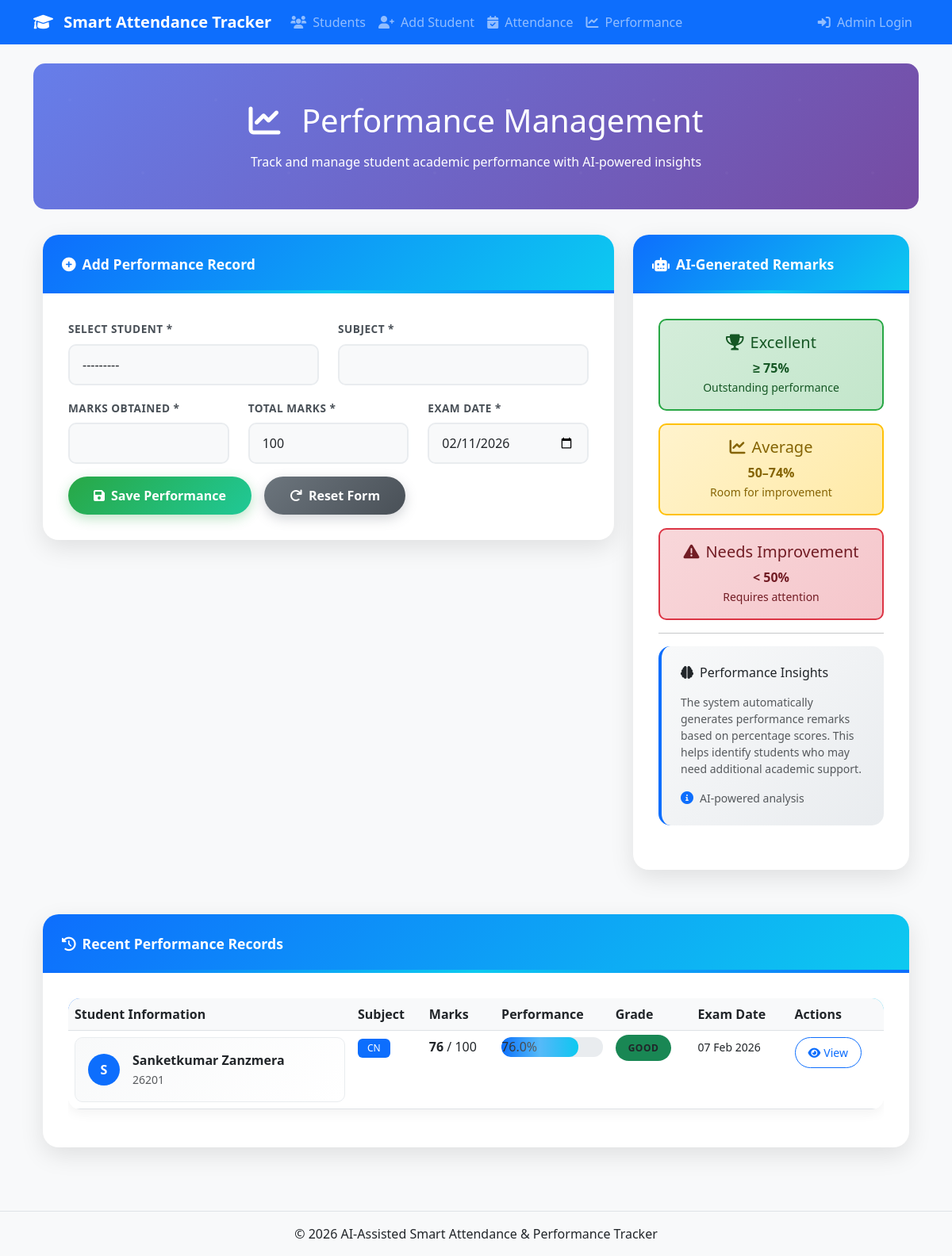
The page /students/performance/ on the database its author committed.
### students/models.py (models this page shows, shortened)
class Student(models.Model):
    GENDER_CHOICES = [
        ('M', 'Male'),
        ('F', 'Female'),
        ('O', 'Other'),
    ]
    BLOOD_GROUP_CHOICES = [
        ('A+', 'A+'),
        ('A-', 'A-'),
        ('B+', 'B+'),
        ('B-', 'B-'),
        ('AB+', 'AB+'),
        ('AB-', 'AB-'),
        ('O+', 'O+'),
        ('O-', 'O-'),
    ]
    PROGRAM_CHOICES = [
        ('MCA', 'Master of Computer Applications'),
        ('MScIT', 'Master of Science in Information Technology'),
        ('BCA', 'Bachelor of Computer Applications'),
        ('PGDCA', 'Post Graduate Diploma in Computer Applications'),
    ]
    SEMESTER_CHOICES = [
        (1, 'Semester 1'),
        (2, 'Semester 2'),
        (3, 'Semester 3'),
        (4, 'Semester 4'),
        (5, 'Semester 5'),
        (6, 'Semester 6'),
    ]
    first_name = models.CharField(max_length=50)
    last_name = models.CharField(max_length=50)
    date_of_birth = models.DateField()
    gender = models.CharField(max_length=1, choices=GENDER_CHOICES)
    phone_number = models.CharField(max_length=15, help_text="Include country code")
    personal_email = models.EmailField(max_length=100, help_text="Personal email address")
    address = models.TextField()
    city = models.CharField(max_length=50)
    state = models.CharField(max_length=50)
    postal_code = models.CharField(max_length=10)
    country = models.CharField(max_length=50, default='India')
    program = models.CharField(max_length=10, choices=PROGRAM_CHOICES)
    semester = models.IntegerField(choices=SEMESTER_CHOICES)
    blood_group = models.CharField(max_length=3, choices=BLOOD_GROUP_CHOICES, blank=True, null=True)
    emergency_contact_name = models.CharField(max_length=100)
    emergency_contact_relation = models.CharField(max_length=50)
    emergency_contact_phone = models.CharField(max_length=15)
    student_id = models.CharField(max_length=10, unique=True, editable=False)
    email_id = models.EmailField(max_length=50, unique=True, editable=False)
    admission_year = models.IntegerField(editable=False)
    created_at = models.DateTimeField(auto_now_add=True)
    updated_at = models.DateTimeField(auto_now=True)
    class Meta:
        ordering = ['-student_id']
    @property
    def full_name(self):
        return f"{self.first_name} {self.last_name}"
    def __str__(self):
        return f"{self.full_name} ({self.student_id})"

class Performance(models.Model):
    student = models.ForeignKey(Student, on_delete=models.CASCADE, related_name='performances')
    subject = models.CharField(max_length=100)
    marks_obtained = models.IntegerField()
    total_marks = models.IntegerField(default=100)
    exam_date = models.DateField()
    created_at = models.DateTimeField(auto_now_add=True)
    updated_at = models.DateTimeField(auto_now=True)
    class Meta:
        ordering = ['-exam_date']
    @property
    def percentage(self):
        if self.total_marks > 0:
            return round((self.marks_obtained / self.total_marks) * 100, 2)
        return 0
    @property
    def remark(self):
        percentage = self.percentage
        if percentage >= 75:
            return "Good"
        elif percentage >= 50:
            return "Average"
        else:
            return "Needs Improvement"

### students/views.py (the view)
# urls.py: path('performance/', views.performance_management, name='performance_management'),
def performance_management(request):
    if request.method == 'POST':
        form = PerformanceForm(request.POST)
        if form.is_valid():
            performance = form.save()
            messages.success(request, f'Performance record for {performance.student.name} added successfully!')
            return redirect('student_detail', pk=performance.student.pk)
    else:
        form = PerformanceForm()
    performances = Performance.objects.all().order_by('-exam_date')
    return render(request, 'performance/performance_management.html', {
        'form': form,
        'performances': performances
    })

### students/forms.py
class PerformanceForm(forms.ModelForm):
    class Meta:
        model = Performance
        fields = ['student', 'subject', 'marks_obtained', 'total_marks', 'exam_date']
        widgets = {
            'student': forms.Select(attrs={'class': 'form-control'}),
            'subject': forms.TextInput(attrs={'class': 'form-control'}),
            'marks_obtained': forms.NumberInput(attrs={'class': 'form-control'}),
            'total_marks': forms.NumberInput(attrs={'class': 'form-control'}),
            'exam_date': forms.DateInput(attrs={'class': 'form-control', 'type': 'date'}),
        }

### templates/performance/performance_management.html (shortened to what this page needs)
{% extends 'base.html' %}
{% block content %}
<div class="performance-header">
    <div class="container text-center">
        <h1 class="mb-3">
            <i class="fas fa-chart-line me-3"></i>
            Performance Management
        </h1>
        <p class="mb-0">Track and manage student academic performance with AI-powered insights</p>
    </div>
</div>
<div class="container">
    <div class="row">
        <div class="col-lg-8">
            <div class="performance-card">
                <div class="card-header">
                    <i class="fas fa-plus-circle me-2"></i>Add Performance Record
                </div>
                <div class="card-body">
                    <form method="post">
                        <div class="row">
                            <div class="col-md-6">
                                <div class="mb-3">
                                    <label for="{{ form.student.id_for_label }}" class="form-label">Select Student *</label>
                                    {{ form.student }}
                                </div>
                            </div>
                            <div class="col-md-6">
                                <div class="mb-3">
                                    <label for="{{ form.subject.id_for_label }}" class="form-label">Subject *</label>
                                    {{ form.subject }}
                                </div>
                            </div>
                        </div>
                        <div class="row">
                            <div class="col-md-4">
                                <div class="mb-3">
                                    <label for="{{ form.marks_obtained.id_for_label }}" class="form-label">Marks Obtained *</label>
                                    {{ form.marks_obtained }}
                                </div>
                            </div>
                            <div class="col-md-4">
                                <div class="mb-3">
                                    <label for="{{ form.total_marks.id_for_label }}" class="form-label">Total Marks *</label>
                                    {{ form.total_marks }}
                                </div>
                            </div>
                            <div class="col-md-4">
                                <div class="mb-3">
                                    <label for="{{ form.exam_date.id_for_label }}" class="form-label">Exam Date *</label>
                                    {{ form.exam_date }}
                                </div>
                            </div>
                        </div>
                        <div class="d-flex gap-3">
                            <button type="submit" class="btn btn-performance">
                                <i class="fas fa-save me-2"></i>Save Performance
                            </button>
                            <button type="reset" class="btn btn-reset">
                                <i class="fas fa-redo me-2"></i>Reset Form
                            </button>
                        </div>
                    </form>
                </div>
            </div>
        </div>
        <div class="col-lg-4">
            <div class="performance-card">
                <div class="card-header">
                    <i class="fas fa-robot me-2"></i>AI-Generated Remarks
                </div>
                <div class="card-body">
                    <div class="performance-grade grade-excellent">
                        <h5 class="mb-2">
                            <i class="fas fa-trophy me-2"></i>Excellent
                        </h5>
                        <p class="mb-0"><strong>≥ 75%</strong></p>
                        <small>Outstanding performance</small>
                    </div>
                    <div class="performance-grade grade-average">
                        <h5 class="mb-2">
                            <i class="fas fa-chart-line me-2"></i>Average
                        </h5>
                        <p class="mb-0"><strong>50–74%</strong></p>
                        <small>Room for improvement</small>
                    </div>
                    <div class="performance-grade grade-poor">
                        <h5 class="mb-2">
                            <i class="fas fa-exclamation-triangle me-2"></i>Needs Improvement
                        </h5>
                        <p class="mb-0"><strong>&lt; 50%</strong></p>
                        <small>Requires attention</small>
                    </div>
                    <hr>
                    <div class="ai-insights-card">
                        <h6 class="mb-3">
                            <i class="fas fa-brain me-2"></i>Performance Insights
                        </h6>
                        <p class="small text-muted mb-3">
                            The system automatically generates performance remarks based on percentage scores. This helps identify students who may need additional academic support.
                        </p>
                        <div class="d-flex align-items-center">
                            <i class="fas fa-info-circle text-primary me-2"></i>
                            <small class="text-muted">AI-powered analysis</small>
                        </div>
                    </div>
                </div>
            </div>
        </div>
    </div>
    <div class="row mt-4">
        <div class="col-12">
            <div class="performance-card">
                <div class="card-header">
                    <i class="fas fa-history me-2"></i>Recent Performance Records
                </div>
                <div class="card-body">
                    {% if performances %}
                        <div class="table-responsive">
                            <table class="table table-hover table-enhanced">
                                <thead>
                                    <tr>
                                        <th>Student Information</th>
                                        <th>Subject</th>
                                        <th>Marks</th>
                                        <th>Performance</th>
                                        <th>Grade</th>
                                        <th>Exam Date</th>
                                        <th>Actions</th>
                                    </tr>
                                </thead>
                                <tbody>
                                    {% for performance in performances %}
                                        <tr>
                                            <td>
                                                <div class="student-info-card">
                                                    <div class="d-flex align-items-center">
                                                        <div class="me-3">
                                                            <div class="rounded-circle bg-primary text-white d-flex align-items-center justify-content-center" style="width: 40px; height: 40px; font-weight: 600;">
                                                                {{ performance.student.full_name|first|upper }}
                                                            </div>
                                                        </div>
                                                        <div>
                                                            <strong>{{ performance.student.full_name }}</strong><br>
                                                            <small class="text-muted">{{ performance.student.student_id }}</small>
                                                        </div>
                                                    </div>
                                                </div>
                                            </td>
                                            <td>
                                                <span class="badge bg-primary">{{ performance.subject|upper }}</span>
                                            </td>
                                            <td>
                                                <strong>{{ performance.marks_obtained }}</strong> / {{ performance.total_marks }}
                                            </td>
                                            <td>
                                                <div class="progress-enhanced">
                                                    <div class="progress-bar-enhanced {% if performance.percentage >= 75 %}bg-success{% elif performance.percentage >= 50 %}bg-warning{% else %}bg-danger{% endif %}"
                                                         role="progressbar"
                                                         style="width: {{ performance.percentage }}%">
                                                        {{ performance.percentage|floatformat:1 }}%
                                                    </div>
                                                </div>
                                            </td>
                                            <td>
                                                <span class="performance-badge {% if performance.remark == 'Good' %}bg-success{% elif performance.remark == 'Average' %}bg-warning{% else %}bg-danger{% endif %}">
                                                    {{ performance.remark }}
                                                </span>
                                            </td>
                                            <td>
                                                <small>{{ performance.exam_date|date:"d M Y" }}</small>
                                            </td>
                                            <td>
                                                <a href="{% url 'student_detail' performance.student.pk %}" class="btn btn-action btn-outline-primary">
                                                    <i class="fas fa-eye me-1"></i>View
                                                </a>
                                            </td>
                                        </tr>
                                    {% endfor %}
                                </tbody>
                            </table>
                        </div>
                    {% endif %}
                </div>
            </div>
        </div>
    </div>
</div>
{% endblock %}

### static/css/style.css (style rules this page uses)
:root { --primary-color: #0d6efd; --success-color: #198754; --warning-color: #ffc107; --danger-color: #dc3545; --info-color: #0dcaf0; --light-color: #f8f9fa; --dark-color: #212529; }
body { font-family: 'Segoe UI', Tahoma, Geneva, Verdana, sans-serif; background-color: #f8f9fa; }
.card-header { background-color: #fff; border-bottom: 1px solid rgba(0, 0, 0, 0.125); font-weight: 600; }
.table { background-color: white; }
.table th { border-top: none; font-weight: 600; color: var(--dark-color); background-color: #f8f9fa; }
.badge { font-weight: 500; padding: 0.375rem 0.75rem; }
.btn { font-weight: 500; border-radius: 0.375rem; transition: all 0.15s ease-in-out; }
.form-control { border-radius: 0.375rem; border: 1px solid #ced4da; transition: border-color 0.15s ease-in-out, box-shadow 0.15s ease-in-out; }

### rows shown on the page
Student: student "---------"
Performance: student.full_name|first "S", student.full_name "Sanketkumar Zanzmera", student.student_id "26201", subject "CN", marks_obtained "76", total_marks "100", percentage "76.0", remark "GOOD", exam_date "07 Feb 2026"
